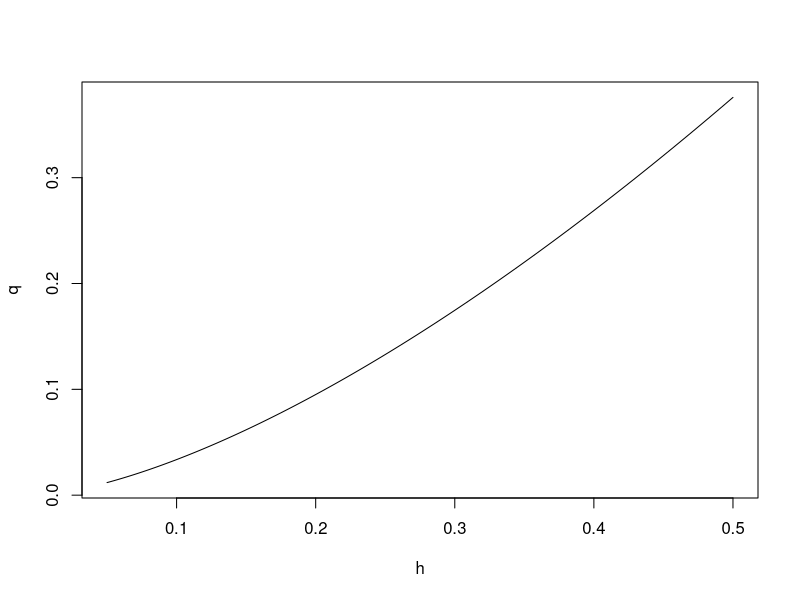

R code for this plot:
## Channel flow

## Measurements
b <- 0.6

## Constant
Cd <- 0.6 # approximation

## Question 1
h <- 100 / 1000
q <- (2/3) * Cd * sqrt(2 * 9.81) * b * h^(3/2)  # m3 / s
q * 3600 * 24 / 1E3  # ML / day

## Question 2
h <- c(150, 136, 75) / 1000 # Heights in meters
q <- (2/3) * Cd * sqrt(2 * 9.81) * b * h^(3/2)
mean(q) * 1000

## Question 3
h <- (50:500) / 1000
q <- (2/3) * Cd * sqrt(2 * 9.81) * b * h^(3/2)
q

plot(h, q, type = "l")

## Fancy version using a function
kindsvater_carter <- function(b, h, Cd = 0.6) {
    (2/3) * Cd * sqrt(2 * 9.81) * b * h^(3/2)
}

kindsvater_carter(0.6, 0.1)
